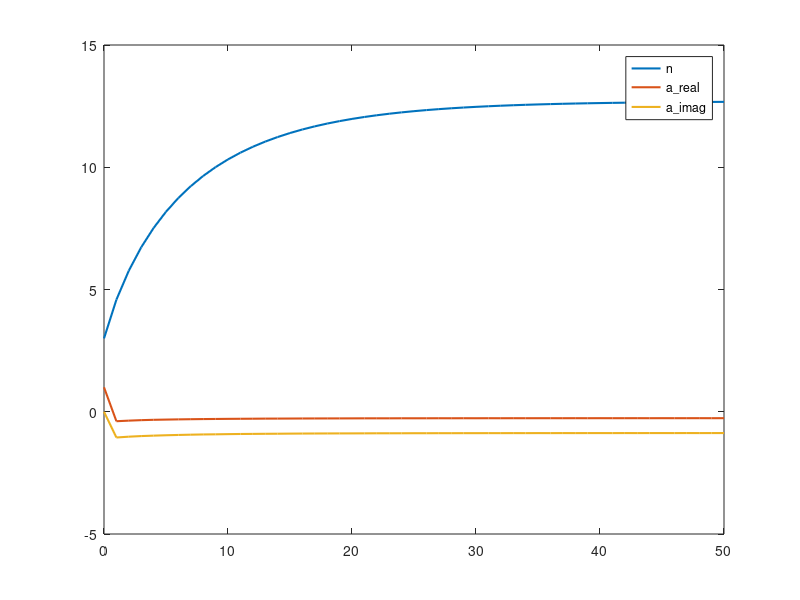
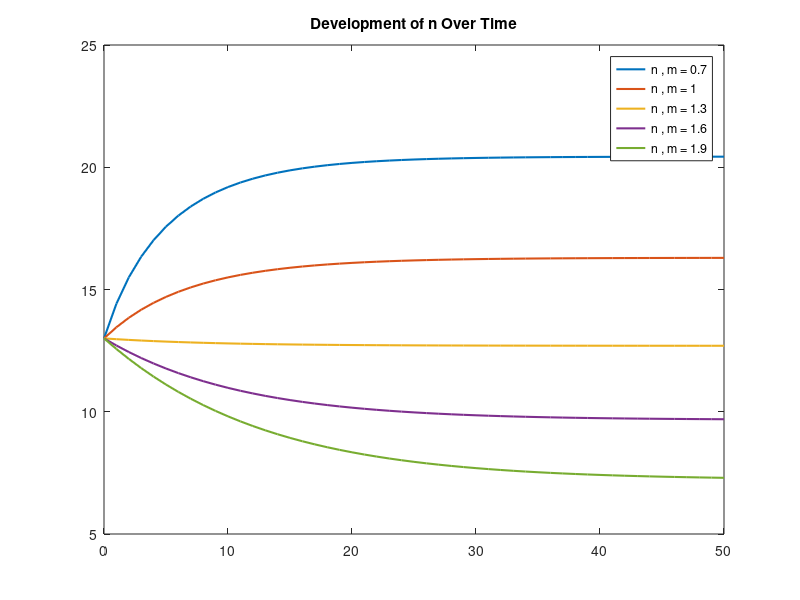
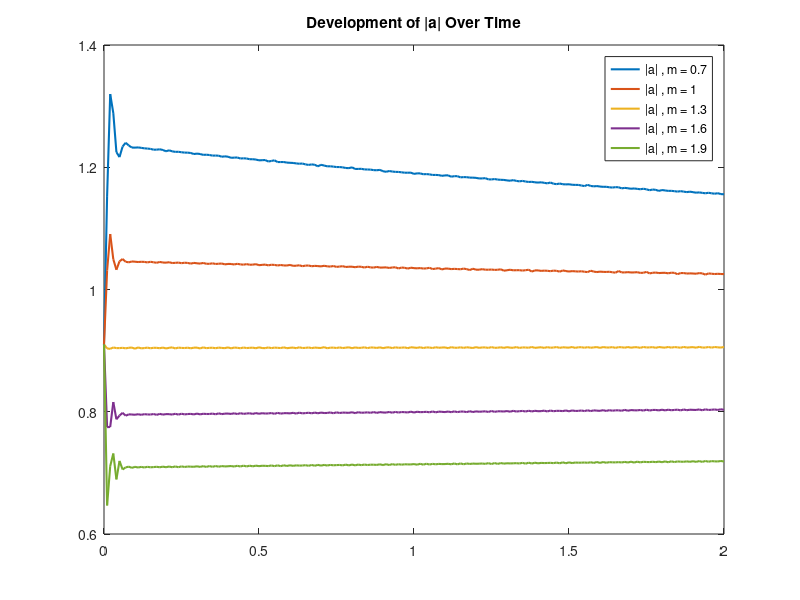

Here is the MATLAB script that generated these plots, in order: (Note: this script raises an error after producing the figures.)
clear all
function f=ODEsystem(t,y,m,u)
f = zeros(2, 1);
%n_kerr=0.55;
tao=18.5;
sigma_FCD=7.2;
gamma_TPA=0.11;
gamma_FCA=0.2;
%%%

x = 0.55;
k=150;
k_l=50;
K = k * abs(x);
K_T=(k+k_l)*abs(x);
Delta_th= -sqrt(3)/2.0 * K_T;

%%%
f(1)=(-1i.*m.*Delta_th-1i.*(x.*abs(y(1)).^2 - (y(2)+sigma_FCD.*y(2)^0.8) )-(K_T./2+gamma_TPA.*abs(y(1)).^2+gamma_FCA.*y(2))).*y(1) -sqrt(K)*u;
f(2)=abs(y(1)).^4 - y(2)./tao;
end

tSpan1=[0:1:50];
tSpan2=[0:0.01:2];
u=20;
m=1.3;
figure(1)
[Time,Y]=ode45(@(t,y) ODEsystem(t,y,m,u), tSpan1, [1,3]); %  
plot(Time,Y(:,2),'linewidth',1.5);
hold on
plot(Time,real(Y(:,1)),'linewidth',1.5);
hold on
plot(Time,imag(Y(:,1)),'linewidth',1.5);
hold on
legend('n','a\_real','a\_imag')

m_range = 0.7:0.3:2;
figure(2)
for i = 1:length(m_range)
    m=m_range(i);
    txt1 = ['n , m = ',num2str(m)];
    [Time,Y]=ode45(@(t,y) ODEsystem(t,y,m,u), tSpan1, [-0.2628 - 0.8714i,13]); % 2 stays stable, 
    plot(Time,Y(:,2),'linewidth',1.5,'DisplayName',txt1);
    hold on
    legend()  
end
title('Development of n Over Time')
figure(3)
for j = 1:length(m_range)
    m=m_range(j);
    txt2 = ['|a| , m = ',num2str(m)];
    [Time,Y]=ode45(@(t,y) ODEsystem(t,y,m,u), tSpan2, [-0.2628 - 0.8714i,13]); % 2 stays stable, 
    plot(Time,abs(Y(:,1)),'linewidth',1.5,'DisplayName',txt2);
    hold on
    legend()  
end
title('Development of |a| Over Time')
%%%%%%%%%%%%%%%%%%%%%%%%%%%%%%%%%%%%%%%%%%%%%%%%%%%%%
% % % find the stationary points 
% options = optimoptions('fsolve','Display','iter');
% y0=[10,3]; %randomly chosen
% tao=18.5;
% sigma_FCD=7.2;
% gamma_TPA=0.11;
% gamma_FCA=0.2;
% %%%
% 
% x = 0.55;
% k=150;
% k_l=50;
% K = k * abs(x);
% K_T=(k+k_l)*abs(x);
% %Delta_th= -sqrt(3)/2.0 * K_T;
% 
% u=20;%%
% m=1.3;%% old 1.3 Delta_th
% Delta_th= -sqrt(3)/2.0 * K_T;
% m.*Delta_th
% F=@(y) [(-1i.*m.*Delta_th-1i.*(x.*abs(y(1)).^2-(y(2)+sigma_FCD.*y(2).^0.8))-(K_T./2+gamma_TPA.*abs(y(1)).^2+gamma_FCA.*y(2))).*y(1)-sqrt(K).*u;abs(y(1)).^4 - y(2)./tao];
% 
% [Ys,fval]=fsolve(F, y0,options)
% % calculate N0
% N0=tao.*abs(Ys(1)).^4
% % 
% 
% % stationary points:
% %N0=12.6979 (calculated through tao.*E.^2), -0.2628 - 0.8714i (fsolve)
% 
% %% if we insert the stationary points as y0, the value stay near the stationary points.
% %% which proves that the results are correct. 

%%%%%%%%%%%%%%%%%
% calculate Delta_th_new
% from dz/dt=0 we get : 
sigma_FCD=7.2;
gamma_TPA=0.11;
gamma_FCA=0.2;
x = 0.55;
k=150;
k_l=50;
K = k * abs(x);
K_T=(k+k_l)*abs(x);
syms E Delta n
P=((K_T./2 + gamma_TPA.*E + gamma_FCA.* n).^2 + (Delta + x.*E-n-sigma_FCD.*n.^0.8).^2).*E./K
DP=diff(P,E)

%(2*((11*E)/100 + n/5 + 55)^2)/165 + (2*E*((11*Delta)/10 + (1573*E)/2500 - (132*n)/125 - (198*n^(4/5))/25 + 121/10))/165 + (2*(Delta + (11*E)/20 - n - (36*n^(4/5))/5)^2)/165
 





